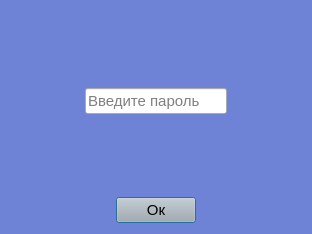
<?xml version="1.0" encoding="UTF-8"?>
<ui version="4.0">
 <class>DialogPasswordCheck</class>
 <widget class="QDialog" name="DialogPasswordCheck">
  <property name="geometry">
   <rect>
    <x>0</x>
    <y>0</y>
    <width>312</width>
    <height>234</height>
   </rect>
  </property>
  <property name="windowTitle">
   <string>Введите пароль к проекту</string>
  </property>
  <property name="styleSheet">
   <string notr="true">#DialogPasswordCheck {
background: #6F83D6;
}</string>
  </property>
  <layout class="QVBoxLayout" name="verticalLayout">
   <item>
    <spacer name="verticalSpacer">
     <property name="orientation">
      <enum>Qt::Vertical</enum>
     </property>
     <property name="sizeHint" stdset="0">
      <size>
       <width>20</width>
       <height>40</height>
      </size>
     </property>
    </spacer>
   </item>
   <item>
    <layout class="QHBoxLayout" name="horizontalLayout_2">
     <item>
      <spacer name="horizontalSpacer_3">
       <property name="orientation">
        <enum>Qt::Horizontal</enum>
       </property>
       <property name="sizeHint" stdset="0">
        <size>
         <width>40</width>
         <height>20</height>
        </size>
       </property>
      </spacer>
     </item>
     <item>
      <widget class="QLineEdit" name="lineEdit">
       <property name="font">
        <font>
         <pointsize>11</pointsize>
        </font>
       </property>
       <property name="placeholderText">
        <string>Введите пароль</string>
       </property>
      </widget>
     </item>
     <item>
      <spacer name="horizontalSpacer_4">
       <property name="orientation">
        <enum>Qt::Horizontal</enum>
       </property>
       <property name="sizeHint" stdset="0">
        <size>
         <width>40</width>
         <height>20</height>
        </size>
       </property>
      </spacer>
     </item>
    </layout>
   </item>
   <item>
    <spacer name="verticalSpacer_3">
     <property name="orientation">
      <enum>Qt::Vertical</enum>
     </property>
     <property name="sizeHint" stdset="0">
      <size>
       <width>20</width>
       <height>40</height>
      </size>
     </property>
    </spacer>
   </item>
   <item>
    <layout class="QHBoxLayout" name="horizontalLayout">
     <item>
      <spacer name="horizontalSpacer">
       <property name="orientation">
        <enum>Qt::Horizontal</enum>
       </property>
       <property name="sizeHint" stdset="0">
        <size>
         <width>40</width>
         <height>20</height>
        </size>
       </property>
      </spacer>
     </item>
     <item>
      <widget class="ColorPushButton" name="pushButton">
       <property name="font">
        <font>
         <pointsize>11</pointsize>
        </font>
       </property>
       <property name="styleSheet">
        <string notr="true">background: #b0b0b0;</string>
       </property>
       <property name="text">
        <string>Ок</string>
       </property>
      </widget>
     </item>
     <item>
      <spacer name="horizontalSpacer_2">
       <property name="orientation">
        <enum>Qt::Horizontal</enum>
       </property>
       <property name="sizeHint" stdset="0">
        <size>
         <width>40</width>
         <height>20</height>
        </size>
       </property>
      </spacer>
     </item>
    </layout>
   </item>
  </layout>
 </widget>
 <customwidgets>
  <customwidget>
   <class>ColorPushButton</class>
   <extends>QPushButton</extends>
   <header>colorpushbutton.h</header>
  </customwidget>
 </customwidgets>
 <resources/>
 <connections/>
</ui>
